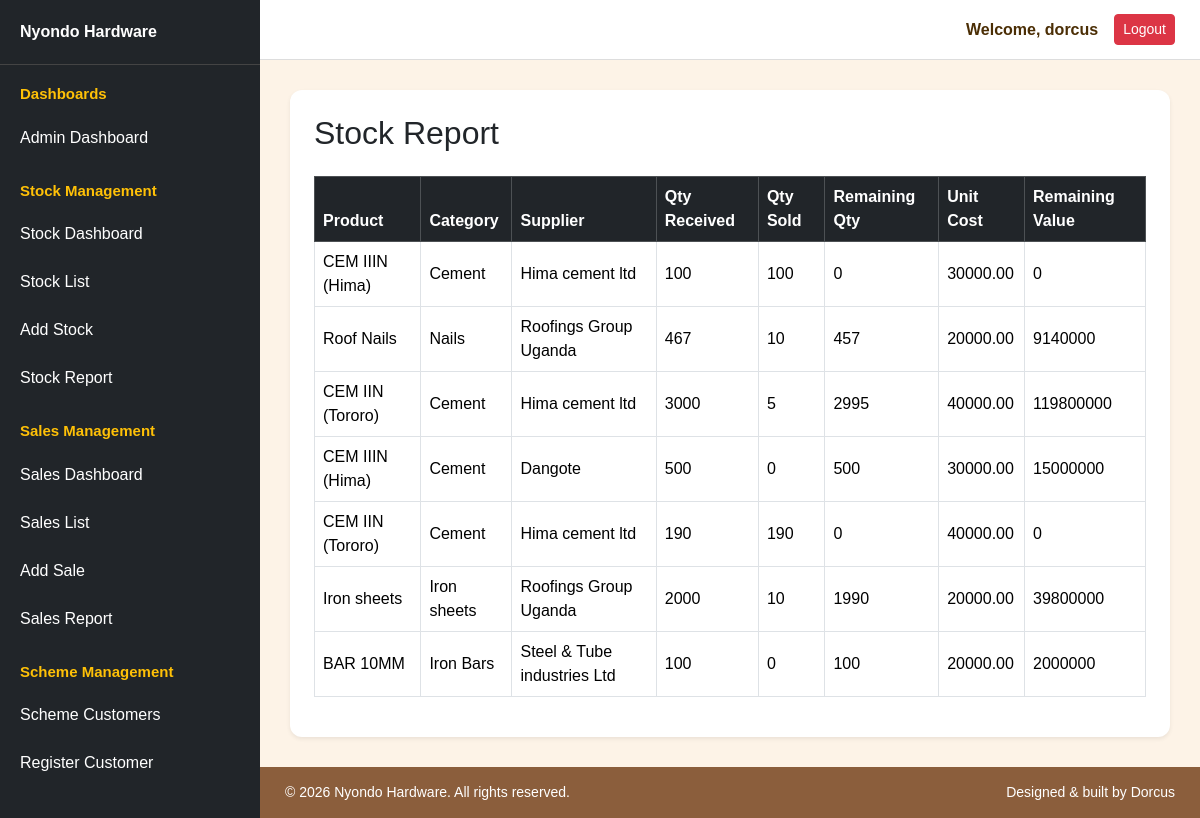
The page /nyondo/stock_report/ (signed in) on the database its author committed.
### nyondo/models.py (models this page shows, shortened)
class Stock(models.Model):
    PAYMENT_STATUS_CHOICES = [('Paid', 'Paid'), ('Not Paid', 'Not Paid')]
    PAYMENT_TYPE_CHOICES = [('Cash', 'Cash'), ('Mobile Money', 'Mobile Money'), ('Bank Transfer', 'Bank Transfer'), ('Credit', 'Credit')]
    supplier = models.CharField(max_length=100)
    category = models.CharField(max_length=100)
    product_name = models.CharField(max_length=100)
    quantity_delivered = models.PositiveIntegerField(default=0)
    unit_cost = models.DecimalField(max_digits=10, decimal_places=2)
    total_value_goods = models.DecimalField(max_digits=12, decimal_places=2, default=0)
    unit_price = models.DecimalField(max_digits=10, decimal_places=2)
    supplier_payment_status = models.CharField(max_length=20, choices=PAYMENT_STATUS_CHOICES, default='Not Paid')
    payment_type = models.CharField(max_length=50, choices=PAYMENT_TYPE_CHOICES, blank=True, null=True)
    date_added = models.DateTimeField(default=timezone.now)

### nyondo/views.py (the view)
# urls.py: path('stock_report/', views.stock_report, name='stock_report'),
@login_required
@admin_or_stock_manager_required
def stock_report(request):
    stocks = Stock.objects.annotate(
        quantity_sold=Coalesce(Sum('sale__quantity'), 0)
    ).annotate(
        remaining_quantity=F('quantity_delivered') - F('quantity_sold'),
        remaining_value=ExpressionWrapper(
            (F('quantity_delivered') - F('quantity_sold')) * F('unit_cost'),
            output_field=DecimalField(max_digits=12, decimal_places=2)
        )
    )
    return render(request, 'stock_report.html', {'stocks': stocks})

### nyondo/templates/stock_report.html
{% extends 'base.html' %}
{% block content %}
<div class="card shadow-sm p-4">
<h2 class="mb-4">Stock Report</h2>
<div class="table-responsive">
<table class="table table-bordered table-hover align-middle">
<thead class="table-dark">
<tr>
<th>Product</th>
<th>Category</th>
<th>Supplier</th>
<th>Qty Received</th>
<th>Qty Sold</th>
<th>Remaining Qty</th>
<th>Unit Cost</th>
<th>Remaining Value</th>
</tr>
</thead>
<tbody>
{% for stock in stocks %}
<tr>
<td>{{ stock.product_name }}</td>
<td>{{ stock.category }}</td>
<td>{{ stock.supplier }}</td>
<td>{{ stock.quantity_delivered }}</td>
<td>{{ stock.quantity_sold }}</td>
<td>{{ stock.remaining_quantity }}</td>
<td>{{ stock.unit_cost }}</td>
<td>{{ stock.remaining_value }}</td>
</tr>
{% empty %}
<tr>
<td colspan="8" class="text-center">No stock records available.</td>
</tr>
{% endfor %}
</tbody>
</table>
</div>
</div>
{% endblock %}

### templates/base.html (shortened to what this page needs)
{% load static %}
<!DOCTYPE html>
<html lang="en">
<head>
    <link href="https://cdn.jsdelivr.net/npm/bootstrap@5.3.3/dist/css/bootstrap.min.css" rel="stylesheet">
</head>
<body>
<div class="layout">
    {% include 'nav.html' %}
    <div class="content-area">
        <div class="topbar">
            {% if user.is_authenticated %}
                <span class="me-3 fw-bold">
                    Welcome, {{ user.username }}
                </span>
                <form method="POST" action="{% url 'logout' %}">
                    <button type="submit" class="btn btn-danger btn-sm">
                        Logout
                    </button>
                </form>
            {% endif %}
        </div>
        <main class="main-content">
            {% block content %}
            {% endblock %}
        </main>
        <footer>
            <p>&copy; 2026 Nyondo Hardware. All rights reserved.</p>
            <p>Designed & built by Dorcus</p>
        </footer>
    </div>
</div>
</body>
</html>

### templates/base.html (style rules this page uses)
body { margin: 0; background-color: #fdf3e7; color: #4b2e05; font-family: Arial, sans-serif; overflow-x: hidden; }
.layout { display: flex; min-height: 100vh; }
.content-area { flex-grow: 1; display: flex; flex-direction: column; min-width: 0; }
.topbar { height: 60px; background-color: white; border-bottom: 1px solid #ddd; display: flex; justify-content: flex-end; align-items: center; padding: 0 25px; }
.main-content { padding: 30px; flex-grow: 1; }
.card { border: none; border-radius: 12px; box-shadow: 0 4px 12px rgba(0,0,0,0.08); }
footer { background: #8b5e3c; color: white; padding: 15px 25px; display: flex; justify-content: space-between; flex-wrap: wrap; }
footer p { margin: 0; color: white; font-size: 14px; }

### rows shown on the page
Stock: product_name "CEM IIIN (Hima)", category "Cement", supplier "Hima cement ltd", quantity_delivered "100", quantity_sold "100", remaining_quantity "0", unit_cost "30000.00", remaining_value "0"
Stock: product_name "Roof Nails", category "Nails", supplier "Roofings Group Uganda", quantity_delivered "467", quantity_sold "10", remaining_quantity "457", unit_cost "20000.00", remaining_value "9140000"
Stock: product_name "CEM IIN (Tororo)", category "Cement", supplier "Hima cement ltd", quantity_delivered "3000", quantity_sold "5", remaining_quantity "2995", unit_cost "40000.00", remaining_value "119800000"
Stock: product_name "CEM IIIN (Hima)", category "Cement", supplier "Dangote", quantity_delivered "500", quantity_sold "0", remaining_quantity "500", unit_cost "30000.00", remaining_value "15000000"
Stock: product_name "CEM IIN (Tororo)", category "Cement", supplier "Hima cement ltd", quantity_delivered "190", quantity_sold "190", remaining_quantity "0", unit_cost "40000.00", remaining_value "0"
Stock: product_name "Iron sheets", category "Iron sheets", supplier "Roofings Group Uganda", quantity_delivered "2000", quantity_sold "10", remaining_quantity "1990", unit_cost "20000.00", remaining_value "39800000"
Stock: product_name "BAR 10MM", category "Iron Bars", supplier "Steel & Tube industries Ltd", quantity_delivered "100", quantity_sold "0", remaining_quantity "100", unit_cost "20000.00", remaining_value "2000000"

### other values the page prints
{{ user.username }} "dorcus"
